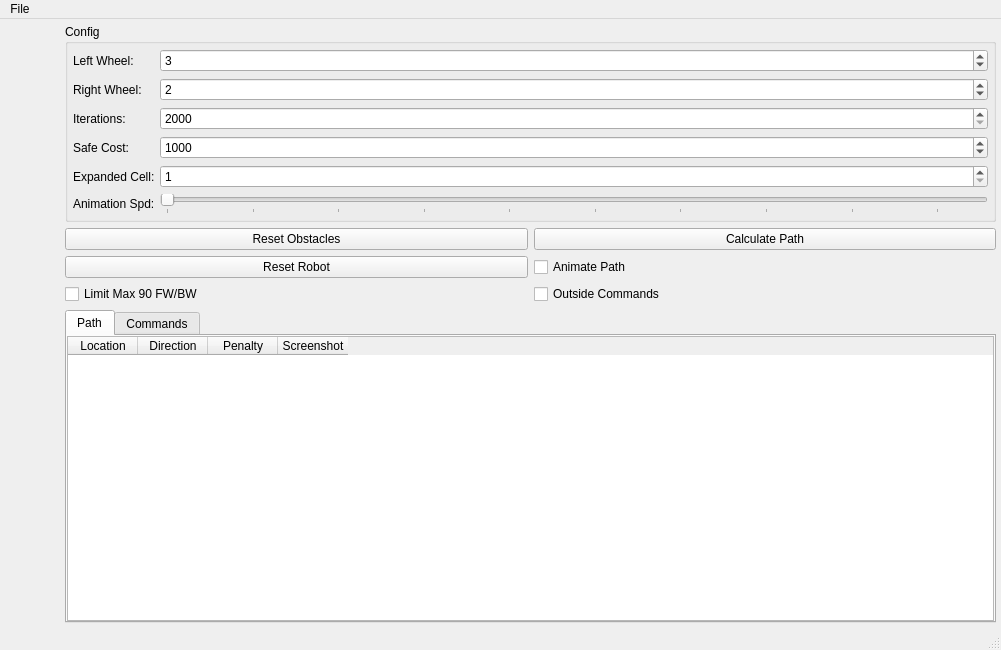
<?xml version="1.0" encoding="UTF-8"?>
<ui version="4.0">
 <class>MainFormClass</class>
 <widget class="QMainWindow" name="MainFormClass">
  <property name="geometry">
   <rect>
    <x>0</x>
    <y>0</y>
    <width>1001</width>
    <height>650</height>
   </rect>
  </property>
  <property name="windowTitle">
   <string>MainForm</string>
  </property>
  <widget class="QWidget" name="centralWidget">
   <layout class="QHBoxLayout" name="horizontalLayout" stretch="0,1">
    <property name="leftMargin">
     <number>5</number>
    </property>
    <property name="topMargin">
     <number>5</number>
    </property>
    <property name="rightMargin">
     <number>5</number>
    </property>
    <property name="bottomMargin">
     <number>5</number>
    </property>
    <item>
     <layout class="QGridLayout" name="gridLayout_3">
      <property name="spacing">
       <number>0</number>
      </property>
      <item row="1" column="1">
       <layout class="QGridLayout" name="gridLayout">
        <property name="sizeConstraint">
         <enum>QLayout::SetMinimumSize</enum>
        </property>
        <property name="spacing">
         <number>0</number>
        </property>
       </layout>
      </item>
      <item row="1" column="0">
       <spacer name="horizontalSpacer">
        <property name="orientation">
         <enum>Qt::Horizontal</enum>
        </property>
        <property name="sizeHint" stdset="0">
         <size>
          <width>20</width>
          <height>20</height>
         </size>
        </property>
       </spacer>
      </item>
      <item row="1" column="2">
       <spacer name="horizontalSpacer_2">
        <property name="orientation">
         <enum>Qt::Horizontal</enum>
        </property>
        <property name="sizeHint" stdset="0">
         <size>
          <width>20</width>
          <height>20</height>
         </size>
        </property>
       </spacer>
      </item>
      <item row="0" column="1">
       <spacer name="verticalSpacer">
        <property name="orientation">
         <enum>Qt::Vertical</enum>
        </property>
        <property name="sizeHint" stdset="0">
         <size>
          <width>20</width>
          <height>40</height>
         </size>
        </property>
       </spacer>
      </item>
      <item row="2" column="1">
       <spacer name="verticalSpacer_2">
        <property name="orientation">
         <enum>Qt::Vertical</enum>
        </property>
        <property name="sizeHint" stdset="0">
         <size>
          <width>20</width>
          <height>40</height>
         </size>
        </property>
       </spacer>
      </item>
     </layout>
    </item>
    <item>
     <layout class="QGridLayout" name="gridLayout_2">
      <item row="4" column="1">
       <widget class="QCheckBox" name="cBAnimatePath">
        <property name="text">
         <string>Animate Path</string>
        </property>
       </widget>
      </item>
      <item row="1" column="0">
       <widget class="QPushButton" name="bResetObstacles">
        <property name="text">
         <string>Reset Obstacles</string>
        </property>
       </widget>
      </item>
      <item row="6" column="0" colspan="2">
       <widget class="QTabWidget" name="tabWidget">
        <property name="currentIndex">
         <number>0</number>
        </property>
        <widget class="QWidget" name="tab">
         <attribute name="title">
          <string notr="true">Path</string>
         </attribute>
         <layout class="QGridLayout" name="gridLayout_5">
          <property name="leftMargin">
           <number>0</number>
          </property>
          <property name="topMargin">
           <number>0</number>
          </property>
          <property name="rightMargin">
           <number>0</number>
          </property>
          <property name="bottomMargin">
           <number>0</number>
          </property>
          <property name="spacing">
           <number>0</number>
          </property>
          <item row="0" column="0">
           <widget class="QTableWidget" name="PathTable">
            <property name="editTriggers">
             <set>QAbstractItemView::NoEditTriggers</set>
            </property>
            <property name="showDropIndicator" stdset="0">
             <bool>false</bool>
            </property>
            <property name="selectionBehavior">
             <enum>QAbstractItemView::SelectRows</enum>
            </property>
            <property name="verticalScrollMode">
             <enum>QAbstractItemView::ScrollPerItem</enum>
            </property>
            <property name="horizontalScrollMode">
             <enum>QAbstractItemView::ScrollPerPixel</enum>
            </property>
            <attribute name="horizontalHeaderDefaultSectionSize">
             <number>70</number>
            </attribute>
            <attribute name="horizontalHeaderHighlightSections">
             <bool>false</bool>
            </attribute>
            <attribute name="verticalHeaderVisible">
             <bool>true</bool>
            </attribute>
            <attribute name="verticalHeaderHighlightSections">
             <bool>false</bool>
            </attribute>
            <column>
             <property name="text">
              <string notr="true">Location</string>
             </property>
            </column>
            <column>
             <property name="text">
              <string notr="true">Direction</string>
             </property>
            </column>
            <column>
             <property name="text">
              <string>Penalty</string>
             </property>
            </column>
            <column>
             <property name="text">
              <string>Screenshot</string>
             </property>
            </column>
           </widget>
          </item>
         </layout>
        </widget>
        <widget class="QWidget" name="tab_2">
         <attribute name="title">
          <string notr="true">Commands</string>
         </attribute>
         <layout class="QGridLayout" name="gridLayout_6">
          <property name="leftMargin">
           <number>0</number>
          </property>
          <property name="topMargin">
           <number>0</number>
          </property>
          <property name="rightMargin">
           <number>0</number>
          </property>
          <property name="bottomMargin">
           <number>0</number>
          </property>
          <property name="spacing">
           <number>0</number>
          </property>
          <item row="0" column="0">
           <widget class="QTableWidget" name="CommandList">
            <property name="editTriggers">
             <set>QAbstractItemView::NoEditTriggers</set>
            </property>
            <property name="selectionBehavior">
             <enum>QAbstractItemView::SelectRows</enum>
            </property>
            <property name="horizontalScrollMode">
             <enum>QAbstractItemView::ScrollPerPixel</enum>
            </property>
            <column>
             <property name="text">
              <string>Location</string>
             </property>
            </column>
            <column>
             <property name="text">
              <string>Direction</string>
             </property>
            </column>
            <column>
             <property name="text">
              <string>Command</string>
             </property>
            </column>
           </widget>
          </item>
         </layout>
        </widget>
       </widget>
      </item>
      <item row="1" column="1">
       <widget class="QPushButton" name="bCalculate">
        <property name="text">
         <string>Calculate Path</string>
        </property>
       </widget>
      </item>
      <item row="4" column="0">
       <widget class="QPushButton" name="bResetRobot">
        <property name="text">
         <string>Reset Robot</string>
        </property>
       </widget>
      </item>
      <item row="0" column="0" colspan="2">
       <widget class="QGroupBox" name="groupBox">
        <property name="title">
         <string>Config</string>
        </property>
        <layout class="QGridLayout" name="gridLayout_4">
         <property name="leftMargin">
          <number>5</number>
         </property>
         <property name="topMargin">
          <number>5</number>
         </property>
         <property name="rightMargin">
          <number>5</number>
         </property>
         <property name="bottomMargin">
          <number>5</number>
         </property>
         <property name="horizontalSpacing">
          <number>5</number>
         </property>
         <item row="5" column="0">
          <widget class="QLabel" name="label_4">
           <property name="text">
            <string>Animation Spd:</string>
           </property>
          </widget>
         </item>
         <item row="1" column="1">
          <widget class="QSpinBox" name="NUDRightWheel">
           <property name="minimum">
            <number>1</number>
           </property>
           <property name="value">
            <number>2</number>
           </property>
          </widget>
         </item>
         <item row="1" column="0">
          <widget class="QLabel" name="label_2">
           <property name="text">
            <string>Right Wheel:</string>
           </property>
          </widget>
         </item>
         <item row="2" column="0">
          <widget class="QLabel" name="label_3">
           <property name="text">
            <string>Iterations:</string>
           </property>
          </widget>
         </item>
         <item row="2" column="1">
          <widget class="QSpinBox" name="NUDIterations">
           <property name="minimum">
            <number>2000</number>
           </property>
           <property name="maximum">
            <number>10000</number>
           </property>
           <property name="value">
            <number>2000</number>
           </property>
          </widget>
         </item>
         <item row="3" column="0">
          <widget class="QLabel" name="label_5">
           <property name="text">
            <string>Safe Cost:</string>
           </property>
          </widget>
         </item>
         <item row="3" column="1">
          <widget class="QSpinBox" name="NUDSafeCost">
           <property name="minimum">
            <number>0</number>
           </property>
           <property name="maximum">
            <number>10000</number>
           </property>
           <property name="value">
            <number>1000</number>
           </property>
          </widget>
         </item>
         <item row="5" column="1">
          <widget class="QSlider" name="horizontalSlider">
           <property name="minimum">
            <number>50</number>
           </property>
           <property name="maximum">
            <number>1000</number>
           </property>
           <property name="sliderPosition">
            <number>50</number>
           </property>
           <property name="orientation">
            <enum>Qt::Horizontal</enum>
           </property>
           <property name="tickPosition">
            <enum>QSlider::TicksBelow</enum>
           </property>
           <property name="tickInterval">
            <number>100</number>
           </property>
          </widget>
         </item>
         <item row="0" column="1">
          <widget class="QSpinBox" name="NUDLeftWheel">
           <property name="minimum">
            <number>1</number>
           </property>
           <property name="value">
            <number>3</number>
           </property>
          </widget>
         </item>
         <item row="0" column="0">
          <widget class="QLabel" name="label">
           <property name="text">
            <string>Left Wheel:</string>
           </property>
          </widget>
         </item>
         <item row="4" column="0">
          <widget class="QLabel" name="label_6">
           <property name="text">
            <string>Expanded Cell:</string>
           </property>
          </widget>
         </item>
         <item row="4" column="1">
          <widget class="QSpinBox" name="NUDExpandedCell">
           <property name="minimum">
            <number>1</number>
           </property>
          </widget>
         </item>
        </layout>
       </widget>
      </item>
      <item row="5" column="0">
       <widget class="QCheckBox" name="cBLimit90FWBW">
        <property name="text">
         <string>Limit Max 90 FW/BW</string>
        </property>
       </widget>
      </item>
      <item row="5" column="1">
       <widget class="QCheckBox" name="cBOutsideCommands">
        <property name="text">
         <string>Outside Commands</string>
        </property>
       </widget>
      </item>
     </layout>
    </item>
   </layout>
  </widget>
  <widget class="QMenuBar" name="menuBar">
   <property name="geometry">
    <rect>
     <x>0</x>
     <y>0</y>
     <width>1001</width>
     <height>22</height>
    </rect>
   </property>
   <widget class="QMenu" name="menuFile">
    <property name="title">
     <string>File</string>
    </property>
    <addaction name="actionSave_Obstacles"/>
    <addaction name="actionLoad_Obstacles"/>
   </widget>
   <addaction name="menuFile"/>
  </widget>
  <widget class="QStatusBar" name="statusBar"/>
  <action name="actionSave_Config">
   <property name="text">
    <string notr="true">Save Config</string>
   </property>
   <property name="shortcut">
    <string>Ctrl+S</string>
   </property>
  </action>
  <action name="actionLoad_Config">
   <property name="text">
    <string>Load Config</string>
   </property>
   <property name="shortcut">
    <string notr="true">Ctrl+O</string>
   </property>
  </action>
  <action name="actionSave_Obstacles">
   <property name="text">
    <string notr="true">Save Obstacles</string>
   </property>
   <property name="shortcut">
    <string notr="true">Ctrl+S</string>
   </property>
  </action>
  <action name="actionLoad_Obstacles">
   <property name="text">
    <string>Load Obstacles</string>
   </property>
   <property name="shortcut">
    <string notr="true">Ctrl+O</string>
   </property>
  </action>
 </widget>
 <layoutdefault spacing="6" margin="11"/>
 <resources>
  <include location="MainForm.qrc"/>
 </resources>
 <connections/>
</ui>
